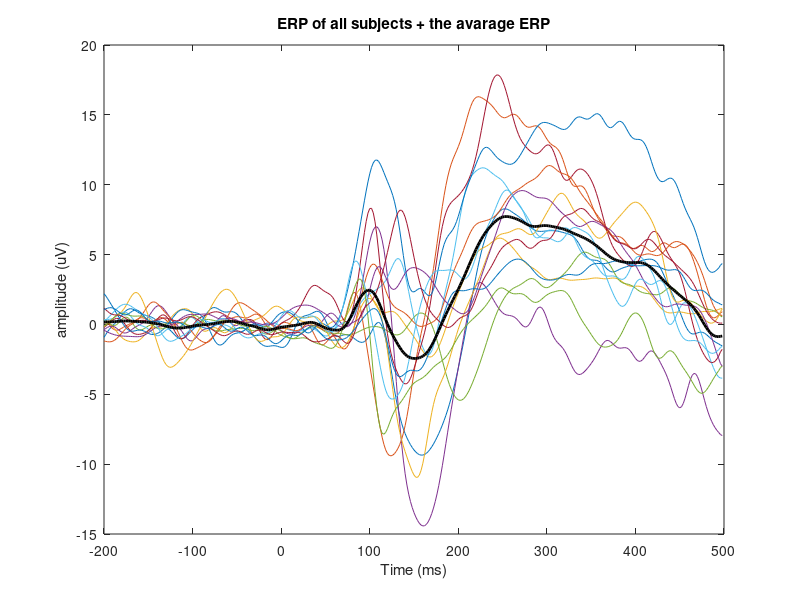
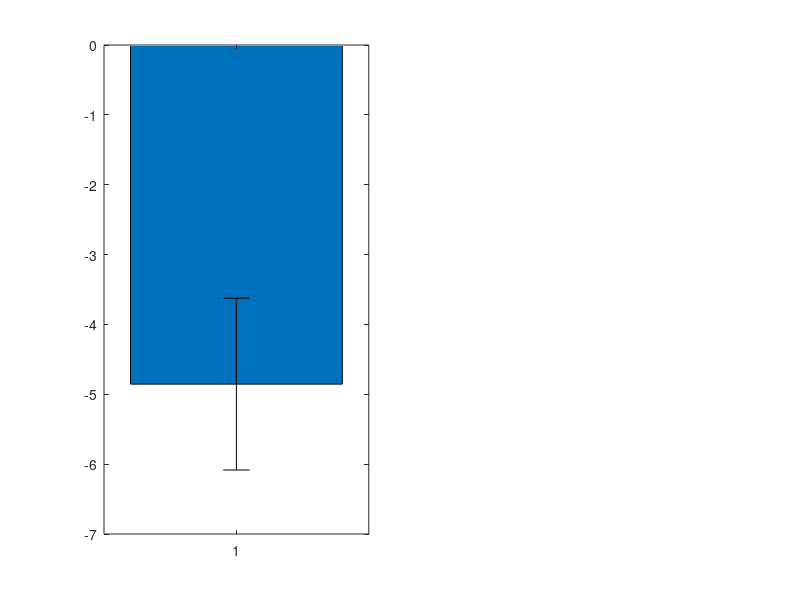

These figures' MATLAB source, in order: (Note: this script raises an error after producing the figures.)


load("EEGdata.mat");
load("RT.mat");


% creating the terms for ERP:

time_needed_before_stimulus_ms = 200;
time_needed_after_stimulus_ms = 500;
srate = 500;
s_to_ms = 1000;

% the "srate" is measured as trials per second, but the times are given in
% milliseconds. thus, we want to have the time in seconds, so it can be used
% later to find the number of trials in a time frame. so, in order to devided
% it by "srate" i had to turn the units to seconds (by deviding it in 1000).

time_needed_before_stimulus_s = time_needed_before_stimulus_ms/s_to_ms;
time_needed_after_stimulus_s = time_needed_after_stimulus_ms/s_to_ms;
trials_in_500_ms = round(time_needed_after_stimulus_s*srate);
trials_in_200_ms = round(time_needed_before_stimulus_s*srate);
intervalls_between_each_stimuli_in_ms = round(s_to_ms/srate);


%% targil1

ERP_all = squeeze(mean(EEGdata,3));


%% targil2

ERP_mean = mean(ERP_all);

xtics = [-200:intervalls_between_each_stimuli_in_ms:498];
figure('Units','normalized','Position',[0,0,1,1]);
plot(xtics, ERP_all');
hold on;
plot(xtics, ERP_mean, 'Color', 'k', 'LineWidth',2);
ylabel('amplitude (uV)');
xlabel('Time (ms)');
title('ERP of all subjects + the avarage ERP');

%% targil3



% the new range, to find the n170s:

beggining_of_range_ms = 110;
end_of_range_ms = 210;

beggining_of_range = trials_in_200_ms+1+round(beggining_of_range_ms/s_to_ms*srate);
end_of_range = trials_in_200_ms+1+round(end_of_range_ms/s_to_ms*srate);


% the beginning of the range is 110ms from when the stimuli was presented.
% that is why it is nessecery to add the trials until the stimuli + the
% trial where the stimuli was presented (+1), to the value calculated for the
% number of trials passed from when the stimuli was presented, in order to
% find the range in segments (trials) of the ERP.
% finding the p100s values, and their indexes:


for i = 1:size(ERP_all,1)
    [n170_all(i),latency(i)] = min(ERP_all((i),beggining_of_range:end_of_range));
    latency1 = (latency*2)+110;
end


%% targil4


n170_mean = mean(n170_all);
n170_sd = std(n170_all);
n170_shgia = n170_sd/sqrt(size(ERP_all,1));
latency_mean = mean(latency1);
latency_sd = std(latency1);
latency_shgia = latency_sd/sqrt(size(ERP_all,1));

figure('Units','normalized','Position',[0,0,1,1]);
subplot(1,2,1);
bar(n170_mean);
hold on;
errorbar(n170_mean,n170_shgia, 'k', 'LineStyle', 'none');
ylabel('amplitude (uV)');
xticklabels('N170');
title('the avarage N170 of all subjects + the standart error');
subplot(1,2,2);
bar(latency_mean)
hold on;
errorbar(latency_mean,latency_shgia, 'k', 'LineStyle', 'none');
xticklabels('N170');
ylabel('Time (ms)');
title('the avarage latency of N170 of all subjects + the standart error');


%% targil5

r = corrcoef(latency1,RT', 'Rows','all');
figure('Units','normalized','Position',[0,0,1,1]);
scatter(latency1,RT);
xlabel('latency of N170 (ms)');
ylabel('Avarage Response Time of a subject (ms)');
title({['the connection between latency of N170 and the avarage response time of a subject. the correlation coefficient =' num2str(r(1,2))]});






























